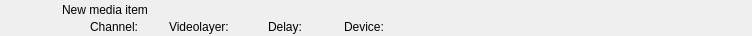
<?xml version="1.0" encoding="UTF-8"?>
<ui version="4.0">
 <class>RundownMediaWidget</class>
 <widget class="QWidget" name="RundownMediaWidget">
  <property name="geometry">
   <rect>
    <x>0</x>
    <y>0</y>
    <width>752</width>
    <height>36</height>
   </rect>
  </property>
  <layout class="QHBoxLayout" name="horizontalLayout">
   <property name="margin">
    <number>0</number>
   </property>
   <item>
    <widget class="QFrame" name="frameItem">
     <property name="sizePolicy">
      <sizepolicy hsizetype="Preferred" vsizetype="Fixed">
       <horstretch>0</horstretch>
       <verstretch>0</verstretch>
      </sizepolicy>
     </property>
     <property name="minimumSize">
      <size>
       <width>0</width>
       <height>36</height>
      </size>
     </property>
     <widget class="QLabel" name="labelThumbnail">
      <property name="geometry">
       <rect>
        <x>22</x>
        <y>2</y>
        <width>32</width>
        <height>32</height>
       </rect>
      </property>
      <property name="text">
       <string/>
      </property>
      <property name="scaledContents">
       <bool>true</bool>
      </property>
     </widget>
     <widget class="QLabel" name="labelName">
      <property name="geometry">
       <rect>
        <x>62</x>
        <y>2</y>
        <width>533</width>
        <height>16</height>
       </rect>
      </property>
      <property name="text">
       <string>New media item</string>
      </property>
     </widget>
     <widget class="QLabel" name="labelChannel">
      <property name="geometry">
       <rect>
        <x>90</x>
        <y>19</y>
        <width>70</width>
        <height>16</height>
       </rect>
      </property>
      <property name="text">
       <string>Channel:</string>
      </property>
     </widget>
     <widget class="QLabel" name="labelVideolayer">
      <property name="geometry">
       <rect>
        <x>169</x>
        <y>19</y>
        <width>90</width>
        <height>16</height>
       </rect>
      </property>
      <property name="text">
       <string>Videolayer:</string>
      </property>
     </widget>
     <widget class="QLabel" name="labelColor">
      <property name="geometry">
       <rect>
        <x>0</x>
        <y>0</y>
        <width>18</width>
        <height>36</height>
       </rect>
      </property>
      <property name="text">
       <string/>
      </property>
     </widget>
     <widget class="QLabel" name="labelGroupColor">
      <property name="geometry">
       <rect>
        <x>0</x>
        <y>0</y>
        <width>6</width>
        <height>36</height>
       </rect>
      </property>
      <property name="text">
       <string/>
      </property>
     </widget>
     <widget class="QLabel" name="labelDevice">
      <property name="geometry">
       <rect>
        <x>344</x>
        <y>19</y>
        <width>372</width>
        <height>16</height>
       </rect>
      </property>
      <property name="text">
       <string>Device:</string>
      </property>
     </widget>
     <widget class="QLabel" name="labelDelay">
      <property name="geometry">
       <rect>
        <x>268</x>
        <y>19</y>
        <width>67</width>
        <height>16</height>
       </rect>
      </property>
      <property name="text">
       <string>Delay:</string>
      </property>
     </widget>
    </widget>
   </item>
   <item>
    <widget class="QLabel" name="labelGpiTriggerable">
     <property name="minimumSize">
      <size>
       <width>32</width>
       <height>32</height>
      </size>
     </property>
     <property name="maximumSize">
      <size>
       <width>32</width>
       <height>32</height>
      </size>
     </property>
     <property name="text">
      <string/>
     </property>
     <property name="pixmap">
      <pixmap resource="../Resource.qrc">:/Graphics/Images/GpiTriggerable.png</pixmap>
     </property>
    </widget>
   </item>
   <item>
    <widget class="QLabel" name="labelDisconnected">
     <property name="minimumSize">
      <size>
       <width>32</width>
       <height>32</height>
      </size>
     </property>
     <property name="maximumSize">
      <size>
       <width>32</width>
       <height>32</height>
      </size>
     </property>
     <property name="text">
      <string/>
     </property>
     <property name="pixmap">
      <pixmap resource="../Resource.qrc">:/Graphics/Images/Disconnected.png</pixmap>
     </property>
    </widget>
   </item>
   <item>
    <widget class="QLabel" name="labelActiveColor">
     <property name="minimumSize">
      <size>
       <width>2</width>
       <height>36</height>
      </size>
     </property>
     <property name="maximumSize">
      <size>
       <width>2</width>
       <height>36</height>
      </size>
     </property>
     <property name="text">
      <string/>
     </property>
    </widget>
   </item>
  </layout>
 </widget>
 <resources>
  <include location="../Resource.qrc"/>
 </resources>
 <connections/>
 <slots>
  <slot>addToCombo()</slot>
 </slots>
</ui>
